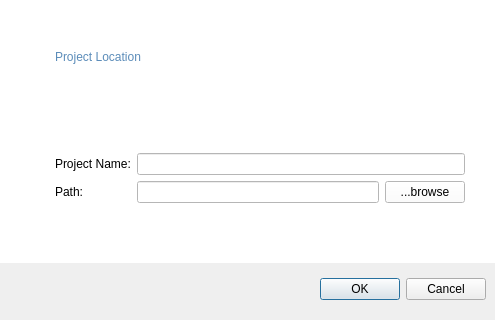
<?xml version="1.0" encoding="UTF-8"?>
<ui version="4.0">
 <class>Dialog</class>
 <widget class="QDialog" name="Dialog">
  <property name="geometry">
   <rect>
    <x>0</x>
    <y>0</y>
    <width>495</width>
    <height>320</height>
   </rect>
  </property>
  <property name="windowTitle">
   <string>Dialog</string>
  </property>
  <layout class="QVBoxLayout" name="verticalLayout_2">
   <property name="leftMargin">
    <number>0</number>
   </property>
   <property name="topMargin">
    <number>0</number>
   </property>
   <property name="rightMargin">
    <number>0</number>
   </property>
   <item>
    <widget class="QWidget" name="widget" native="true">
     <property name="styleSheet">
      <string notr="true">background-color: white;</string>
     </property>
     <layout class="QVBoxLayout" name="verticalLayout">
      <property name="leftMargin">
       <number>55</number>
      </property>
      <property name="topMargin">
       <number>50</number>
      </property>
      <property name="rightMargin">
       <number>30</number>
      </property>
      <property name="bottomMargin">
       <number>60</number>
      </property>
      <item>
       <widget class="QLabel" name="label">
        <property name="styleSheet">
         <string notr="true">font: 14pt &quot;Arial&quot;;
color: #5b8cb9;</string>
        </property>
        <property name="text">
         <string>Project Location</string>
        </property>
       </widget>
      </item>
      <item>
       <spacer name="verticalSpacer">
        <property name="orientation">
         <enum>Qt::Vertical</enum>
        </property>
        <property name="sizeHint" stdset="0">
         <size>
          <width>20</width>
          <height>32</height>
         </size>
        </property>
       </spacer>
      </item>
      <item>
       <layout class="QFormLayout" name="formLayout">
        <item row="0" column="0">
         <widget class="QLabel" name="label_2">
          <property name="text">
           <string>Project Name:</string>
          </property>
         </widget>
        </item>
        <item row="0" column="1">
         <widget class="QLineEdit" name="project_name"/>
        </item>
        <item row="1" column="0">
         <widget class="QLabel" name="label_3">
          <property name="text">
           <string>Path:</string>
          </property>
         </widget>
        </item>
        <item row="1" column="1">
         <layout class="QHBoxLayout" name="horizontalLayout">
          <item>
           <widget class="QLineEdit" name="project_path"/>
          </item>
          <item>
           <widget class="QPushButton" name="browse_btn">
            <property name="sizePolicy">
             <sizepolicy hsizetype="Fixed" vsizetype="Fixed">
              <horstretch>0</horstretch>
              <verstretch>0</verstretch>
             </sizepolicy>
            </property>
            <property name="maximumSize">
             <size>
              <width>100</width>
              <height>16777215</height>
             </size>
            </property>
            <property name="text">
             <string>...browse</string>
            </property>
           </widget>
          </item>
         </layout>
        </item>
       </layout>
      </item>
     </layout>
    </widget>
   </item>
   <item>
    <widget class="QWidget" name="widget_2" native="true">
     <layout class="QHBoxLayout" name="horizontalLayout_2">
      <item>
       <widget class="QDialogButtonBox" name="buttonBox">
        <property name="orientation">
         <enum>Qt::Horizontal</enum>
        </property>
        <property name="standardButtons">
         <set>QDialogButtonBox::Cancel|QDialogButtonBox::Ok</set>
        </property>
       </widget>
      </item>
     </layout>
    </widget>
   </item>
  </layout>
 </widget>
 <resources/>
 <connections>
  <connection>
   <sender>buttonBox</sender>
   <signal>accepted()</signal>
   <receiver>Dialog</receiver>
   <slot>accept()</slot>
   <hints>
    <hint type="sourcelabel">
     <x>248</x>
     <y>254</y>
    </hint>
    <hint type="destinationlabel">
     <x>157</x>
     <y>274</y>
    </hint>
   </hints>
  </connection>
  <connection>
   <sender>buttonBox</sender>
   <signal>rejected()</signal>
   <receiver>Dialog</receiver>
   <slot>reject()</slot>
   <hints>
    <hint type="sourcelabel">
     <x>316</x>
     <y>260</y>
    </hint>
    <hint type="destinationlabel">
     <x>286</x>
     <y>274</y>
    </hint>
   </hints>
  </connection>
 </connections>
</ui>
